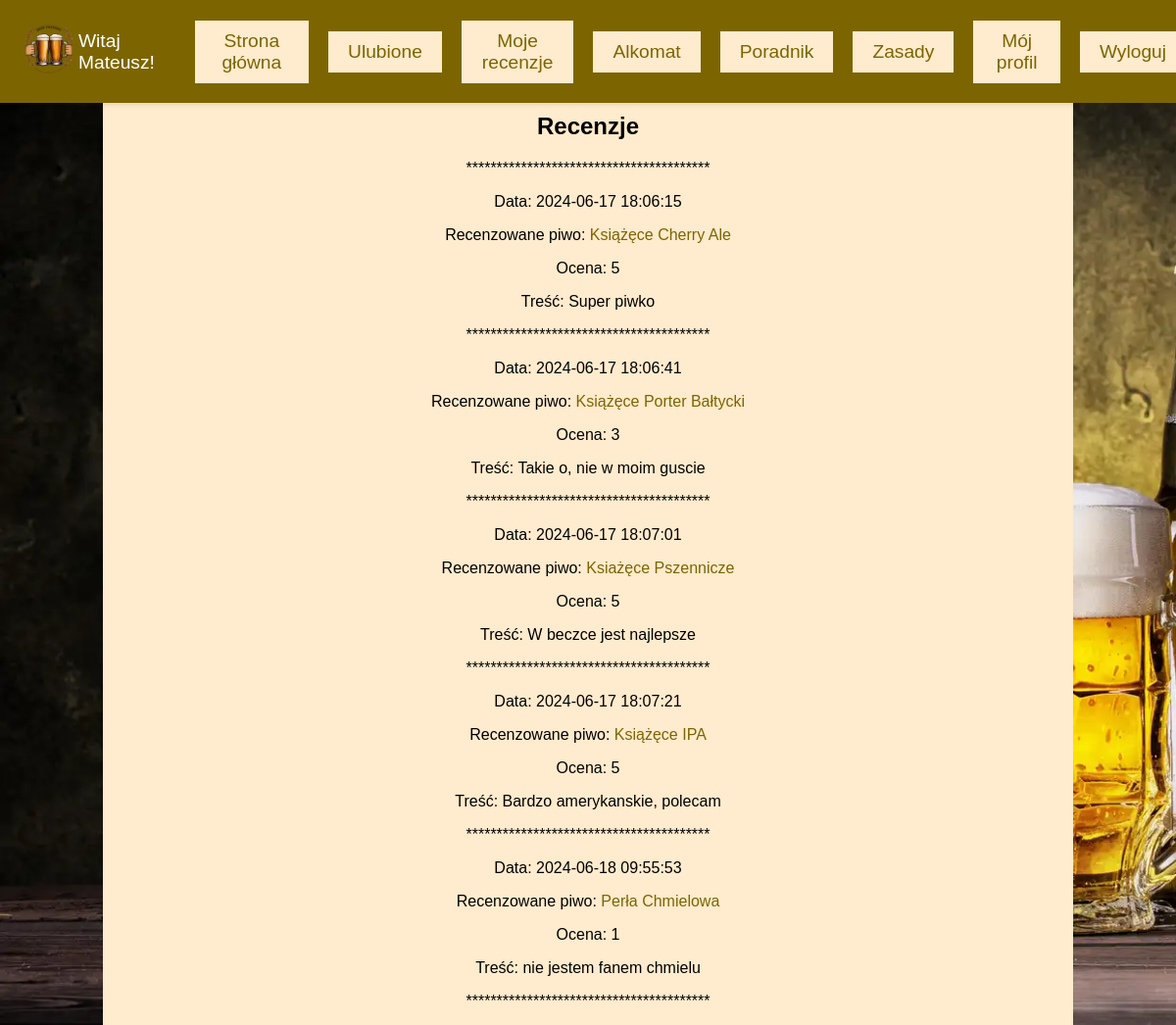
/myReviews.php (signed in), run on the app's committed database.
### tables this page shows
CREATE TABLE `recenzje` (
  `id` int(10) UNSIGNED NOT NULL,
  `idPiwa` int(10) UNSIGNED NOT NULL,
  `nick` varchar(50) NOT NULL,
  `tresc` text NOT NULL,
  `ocena` int(11) NOT NULL,
  `data` timestamp NOT NULL DEFAULT current_timestamp() ON UPDATE current_timestamp()
);

CREATE TABLE `piwo` (
  `id` int(10) UNSIGNED NOT NULL,
  `idKategorii` int(10) UNSIGNED NOT NULL,
  `login` varchar(50) NOT NULL,
  `nazwa` varchar(50) NOT NULL,
  `obrazek` varchar(50) NOT NULL,
  `opis` text NOT NULL,
  `pojemnosc` int(11) NOT NULL,
  `cena` int(11) NOT NULL
);

### myReviews.php (the view, shortened to what this page needs)
<?php
require("menu.php");
$login = $_SESSION['login'];
$sql = "SELECT ocena, tresc, data, p.id AS idPiwa, nazwa
        FROM recenzje r
        JOIN piwo p ON p.id = r.idPiwa
        WHERE nick = '$login'";
$result = $conn->query($sql);
?>
<!DOCTYPE html>
<html lang="pl">
<head>
    <link rel="stylesheet" href="piwo.css">
</head>
<body>
<section>
    <h1>Recenzje</h1>
    <?php
    if ($result->num_rows > 0) {
        echo "****************************************";
        while($row = $result->fetch_assoc()) {
            echo "<div class='review'>";
            echo "<p>Data: " . $row['data'] . "</p>";
            echo "<p>Recenzowane piwo: <a href='details.php?id=" . $row['idPiwa'] . "'>" . $row['nazwa'] . "</a></p>";
            echo "<p>Ocena: " . $row['ocena'] . "</p>";
            echo "<p>Treść: " . $row['tresc'] . "</p>";
            echo "</div>";
            echo "****************************************";
        }
    } else {
        echo "<p>Brak recenzji do wyświetlenia.</p>";
    }
    ?>
    </section>
</body>
</html>

### piwo.css (style rules this page uses)
body { background-image: url('background.jpg'); background-size: cover; background-repeat: no-repeat; margin: 0; padding-top: 80px; }
section { background-color: blanchedalmond; font-family: Arial, Helvetica, sans-serif; align-items: center; justify-content: center; text-align: center; padding: 15px; margin-left: auto; margin-right: auto; width: 80%; }
a { text-decoration: none; color: rgb(124, 101, 1); }

### data on the page
recenzje: data "2024-06-17 18:06:15", idPiwa.nazwa "Książęce Cherry Ale", ocena "5", tresc "Super piwko"
recenzje: data "2024-06-17 18:06:41", idPiwa.nazwa "Książęce Porter Bałtycki", ocena "3", tresc "Takie o, nie w moim guscie"
recenzje: data "2024-06-17 18:07:01", idPiwa.nazwa "Ksiażęce Pszennicze", ocena "5", tresc "W beczce jest najlepsze"
recenzje: data "2024-06-17 18:07:21", idPiwa.nazwa "Książęce IPA", ocena "5", tresc "Bardzo amerykanskie, polecam"
recenzje: data "2024-06-18 09:55:53", idPiwa.nazwa "Perła Chmielowa", ocena "1", tresc "nie jestem fanem chmielu"

### other printed values
$_SESSION["login"] "Mateusz"
